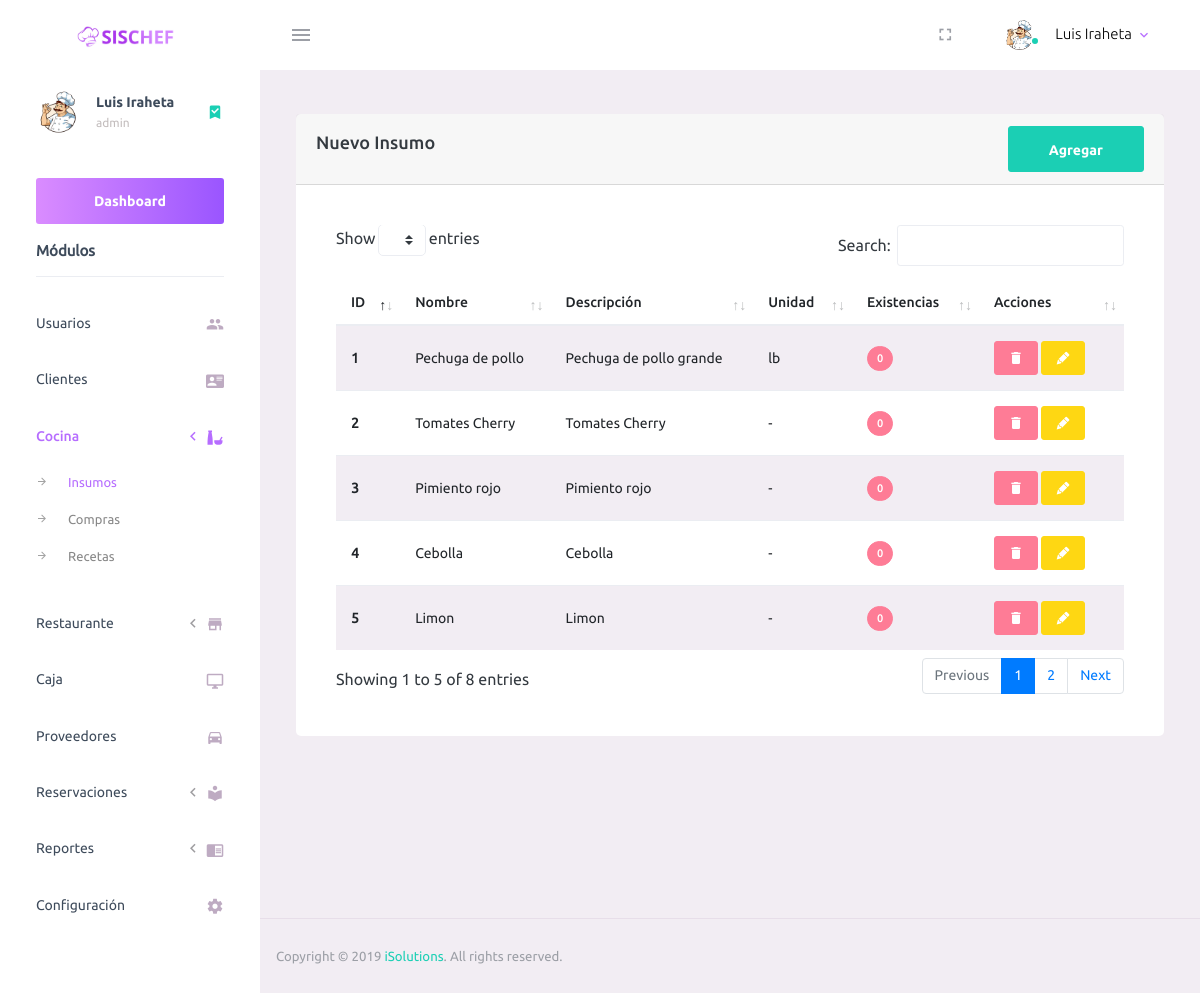
The page /admin/supplies.php (signed in) on the database its author committed.
### tables this page shows
CREATE TABLE `settings` (
  `id` int(11) NOT NULL,
  `name` varchar(30) NOT NULL,
  `tel` varchar(14) NOT NULL,
  `nit` varchar(18) NOT NULL,
  `nrc` varchar(8) NOT NULL,
  `address` varchar(70) NOT NULL,
  `icon` varchar(50) NOT NULL,
  `stock` int(11) NOT NULL
);

CREATE TABLE `insumos` (
  `id` int(11) NOT NULL,
  `nombre` varchar(50) NOT NULL,
  `descripcion` varchar(150) NOT NULL,
  `existencias` int(15) DEFAULT NULL,
  `unidad` varchar(7) NOT NULL,
  `fecha_ingreso` timestamp NULL DEFAULT NULL,
  `fecha_modificacion` timestamp NULL DEFAULT NULL
);

### admin/supplies.php (the view, shortened to what this page needs)
<?php include_once("./template/_header.php");?>
<div class="main-panel">
	<div class="content-wrapper">
		<div class="row">
			<div class="col-md-12">
				<div class="card">
					<div class="card-header">
						<div class="d-flex align-items-center">
							<h4 class="card-title">Nuevo Insumo</h4>
							<button class="btn btn-success btn-round ml-auto" data-toggle="modal"
								data-target="#addRowModal">
								Agregar
							</button>
						</div>
					</div>
					<div class="card-body">
						<div class="table-responsive">
							<table id="add-row" class="display table table-striped table-hover">
								<thead>
									<tr>
										<th>ID</th>
										<th>Nombre</th>
										<th>Descripción</th>
										<th>Unidad</th>
										<th>Existencias</th>
										<th width="100">Acciones</th>
									</tr>
								</thead>
								<tbody>
									<?php
										$sql = "SELECT * FROM insumos";
										$ejecutar = $conexion->query($sql);
										while ($reg = $ejecutar->fetch_assoc()) {
											echo "<tr>";
											echo "<th scope='row'>" . ($reg["id"])  . "</th>";
											echo "<td>" . ($reg["nombre"]) . "</td>";
											echo "<td>" . ($reg["descripcion"]) . "</td>";
											echo "<td>" . ($reg["unidad"]) . "</td>";
											if($reg["existencias"] <=$data[7]){
												echo "<td><span class='badge badge-pill badge-danger'>" . ($reg["existencias"]) . "</span></td>";
											}else{
												echo "<td><span class='badge badge-pill badge-success'>" . ($reg["existencias"]) . "</span></td>";
											}
											?>
									<td>
										<a name="edit" value="Delete" id="<?php echo $reg["id"]; ?>"
											class="btn btn-danger btn-sm delete_data"><i style="color:white !important;"
												class='mdi mdi-delete'></i></a>
										<a name="edit" value="Edit" id="<?php echo $reg["id"]; ?>"
											class="btn btn-warning btn-sm edit_data"><i style="color:white !important;"
												class='mdi mdi-lead-pencil'></i></a></td>
									</tr>
									<?php  }
										?>
								</tbody>
							</table>
						</div>
					</div>
				</div>
			</div>
		</div>
	</div>
	<?php  include_once("./template/_footer.php") ?>

### admin/template/_header.php (shortened to what this page needs)
<?php
include_once("config/conexion.php");
$sql = "SELECT * from settings";
$ejecutar = $conexion->query($sql);
$data = $ejecutar->fetch_row();
?>
<!DOCTYPE html>
<html lang="es">
  <head>
    <link rel="stylesheet" href="assets/vendors/mdi/css/materialdesignicons.min.css">
    <link rel="stylesheet" href="assets/vendors/css/vendor.bundle.base.css">
    <link rel="stylesheet" href="assets/css/style.css">
    <link rel="stylesheet" href="assets/plugin/datatables/dataTables.bootstrap4.css">
    <link rel="stylesheet" href="assets/css/select2.min.css">
    <link rel="stylesheet" href="assets/css/select2-bootstrap4.min.css">
  </head>
  <body>
    <div class="container-scroller">
      <nav class="navbar default-layout-navbar col-lg-12 col-12 p-0 fixed-top d-flex flex-row">
        <div class="text-center navbar-brand-wrapper d-flex align-items-center justify-content-center">
          <a class="navbar-brand brand-logo" href="dashboard.php"><img src="assets/images/logo-2.svg" alt="logo" /></a>
        </div>
        <div class="navbar-menu-wrapper d-flex align-items-stretch">
          <button class="navbar-toggler navbar-toggler align-self-center" type="button" data-toggle="minimize">
            <span class="mdi mdi-menu"></span>
          </button>
          <ul class="navbar-nav navbar-nav-right">
            <li class="nav-item d-none d-lg-block full-screen-link">
              <a class="nav-link">
                <i class="mdi mdi-fullscreen" id="fullscreen-button"></i>
              </a>
            </li>
            <li class="nav-item nav-profile dropdown">
              <a class="nav-link dropdown-toggle" id="profileDropdown" href="#" data-toggle="dropdown" aria-expanded="false">
                <div class="nav-profile-img">
                  <img src="<?php echo $data[6]; ?>" alt="image">
                  <span class="availability-status online"></span>
                </div>
                <div class="nav-profile-text">
                  <p class="mb-1 text-black"><?php echo $_SESSION["nombre"]; ?></p>
                </div>
              </a>
            </li>
          </ul>
        </div>
      </nav>
      <div class="container-fluid page-body-wrapper">
        <nav class="sidebar sidebar-offcanvas" id="sidebar">
          <ul class="nav">
            <li class="nav-item nav-profile">
              <a href="#" class="nav-link">
                <div class="nav-profile-image">
                  <img src="<?php echo $data[6]; ?>" alt="profile">
                </div>
                <div class="nav-profile-text d-flex flex-column">
                  <span class="font-weight-bold mb-2"><?php echo $_SESSION["nombre"]; ?></span>
                  <span class="text-secondary text-small"><?php echo $_SESSION["usuario"]; ?></span>
                </div>
                <i class="mdi mdi-bookmark-check text-success nav-profile-badge"></i>
              </a>
            </li>
            <li class="nav-item sidebar-actions" style="margin-top: 0rem !important;">
              <a  href="dashboard.php" class="btn btn-block btn-lg btn-gradient-primary mt-4">Dashboard</a>
              <span class="nav-link">
                <div class="border-bottom">
                  <h6 class="font-weight-normal mb-3"><b>Módulos</b></h6>
                </div>
              </span>
            </li>
            <?php if ($_SESSION["tipo"]==1) { ?>
            <li class="nav-item">
              <a class="nav-link" href="users.php">
                <span class="menu-title">Usuarios</span>
                <i class="mdi mdi-account-multiple menu-icon"></i>
              </a>
            </li>
            <li class="nav-item">
              <a class="nav-link" href="clients.php">
                <span class="menu-title">Clientes</span>
                <i class="mdi mdi-account-card-details menu-icon"></i>
              </a>
            </li>
            <?php } ?>
            <?php if ($_SESSION["tipo"]==1 || $_SESSION["tipo"]==2 ) { ?>
            <li class="nav-item">
              <a class="nav-link collapsed" data-toggle="collapse" href="#page-layouts-mesas" aria-expanded="false" aria-controls="page-layouts">
                <span class="menu-title">Cocina</span>
                <i class="menu-arrow"></i>
                <i class="mdi mdi-food-variant menu-icon"></i>
              </a>
              <div class="collapse" id="page-layouts-mesas" style="">
                <ul class="nav flex-column sub-menu">
                  <li class="nav-item"> <a class="nav-link" href="./supplies.php">Insumos</a></li>
                  <li class="nav-item"> <a class="nav-link" href="./compras.php">Compras</a></li>
                  <li class="nav-item"> <a class="nav-link" href="./prescription.php">Recetas</a></li>
                </ul>
              </div>
            </li>
            <?php } ?>
            <?php if ($_SESSION["tipo"]==1 || $_SESSION["tipo"]==3 ) { ?>
            <li class="nav-item">
              <a class="nav-link collapsed" data-toggle="collapse" href="#page-layouts" aria-expanded="false" aria-controls="page-layouts">
                <span class="menu-title">Restaurante</span>
                <i class="menu-arrow"></i>
                <i class="mdi mdi-store menu-icon"></i>
              </a>
            </li>
            <?php } ?>
            <?php if ($_SESSION["tipo"]==1 || $_SESSION["tipo"]==4 ) { ?>
            <li class="nav-item">
              <a class="nav-link" href="caja.php">
                <span class="menu-title">Caja</span>
                <i class="mdi mdi-monitor menu-icon"></i>
              </a>
            </li>
            <?php } ?>
            <?php if ($_SESSION["tipo"]==1) { ?>
            <li class="nav-item">
              <a class="nav-link" href="providers.php">
                <span class="menu-title">Proveedores</span>
                <i class="mdi mdi-car menu-icon"></i>
              </a>
            </li>
            <?php } ?>
            <?php if ($_SESSION["tipo"]==1 || $_SESSION["tipo"]==4 ) { ?>
              <li class="nav-item">
              <a class="nav-link collapsed" data-toggle="collapse" href="#page-layouts-reservaciones" aria-expanded="false" aria-controls="page-layouts">
                <span class="menu-title">Reservaciones</span>
                <i class="menu-arrow"></i>
                <i class="mdi mdi-library menu-icon"></i>
              </a>
            </li>
            <?php } ?>
            <?php if ($_SESSION["tipo"]==1) { ?>
            <li class="nav-item">
              <a class="nav-link collapsed" data-toggle="collapse" href="#page-layouts-reports" aria-expanded="false" aria-controls="page-layouts">
                <span class="menu-title">Reportes</span>
                <i class="menu-arrow"></i>
                <i class="mdi mdi-book-open menu-icon"></i>
              </a>
            </li>
            <li class="nav-item">
              <a class="nav-link" href="settings.php">
                <span class="menu-title">Configuración</span>
                <i class="mdi mdi-settings menu-icon"></i>
              </a>
            </li>
            <?php } ?>
          </ul>
        </nav>

### rows shown on the page
settings: icon (picture)
insumos: id "1", nombre "Pechuga de pollo", descripcion "Pechuga de pollo grande", unidad "lb", existencias "0"
insumos: id "2", nombre "Tomates Cherry", descripcion "Tomates Cherry", unidad "-", existencias "0"
insumos: id "3", nombre "Pimiento rojo", descripcion "Pimiento rojo", unidad "-", existencias "0"
insumos: id "4", nombre "Cebolla", descripcion "Cebolla", unidad "-", existencias "0"
insumos: id "5", nombre "Limon", descripcion "Limon", unidad "-", existencias "0"

### other values the page prints
$_SESSION["nombre"] "Luis Iraheta"
$_SESSION["usuario"] "admin"
